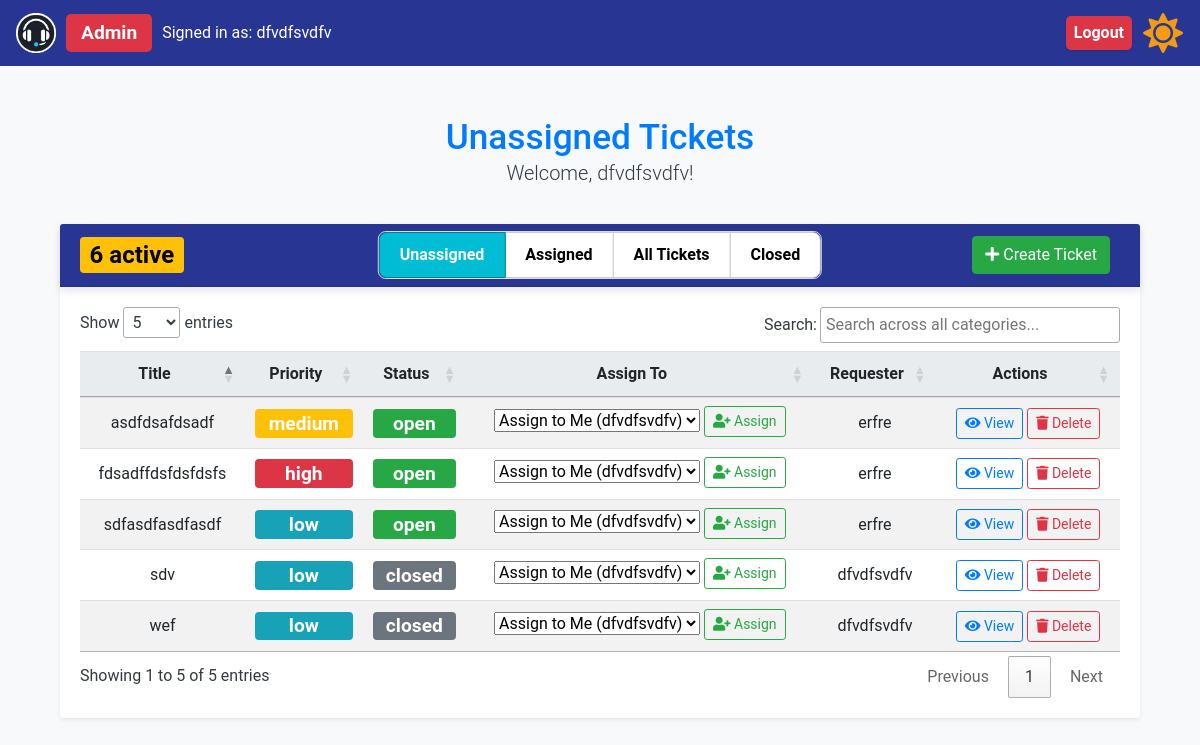
/unassigned_tickets (signed in), run on the app's committed database.
### app/models.py (models this page shows, shortened)
class User(UserMixin, db.Model):
    id = db.Column(db.Integer, primary_key=True)
    name = db.Column(db.String(150), nullable=False)
    email = db.Column(db.String(150), unique=True, nullable=False)
    password_hash = db.Column(db.String(150), nullable=False)
    role = db.Column(db.String(50), nullable=False)
    created_tickets = db.relationship(
        "Ticket",
        foreign_keys="Ticket.user_id",
        back_populates="creator",
        overlaps="assigned_tickets,comments",
    )
    assigned_tickets = db.relationship(
        "Ticket",
        foreign_keys="Ticket.assigned_to",
        back_populates="assignee",
        overlaps="created_tickets,comments",
    )
    user_comments = db.relationship(
        "Comment", back_populates="commenter", overlaps="commenter,comments"
    )

class Ticket(db.Model):
    id = db.Column(db.Integer, primary_key=True)
    title = db.Column(db.String(150), nullable=False)
    description = db.Column(db.Text, nullable=False)
    status = db.Column(db.String(50), nullable=False)
    priority = db.Column(db.String(50), nullable=False)
    created_at = db.Column(db.DateTime, default=lambda: datetime.now(timezone.utc))
    updated_at = db.Column(
        db.DateTime,
        default=lambda: datetime.now(timezone.utc),
        onupdate=lambda: datetime.now(timezone.utc),
    )
    assigned_to = db.Column(db.Integer, db.ForeignKey("user.id"))
    user_id = db.Column(db.Integer, db.ForeignKey("user.id"))
    creator = db.relationship(
        "User",
        foreign_keys=[user_id],
        back_populates="created_tickets",
        overlaps="assigned_tickets,comments",
    )
    assignee = db.relationship(
        "User",
        foreign_keys=[assigned_to],
        back_populates="assigned_tickets",
        overlaps="created_tickets,comments",
    )
    ticket_comments = db.relationship("Comment", back_populates="ticket")

### app/routes.py (the view, shortened to what this page needs)
@bp.route("/unassigned_tickets", methods=["GET", "POST"])
@login_required
def unassigned_tickets():
    if current_user.role != "support" and current_user.role != "admin":
        flash("Only support staff and admins can view this page.", "warning")
        return redirect(url_for("main.all_tickets"))
    unassigned_tickets = Ticket.query.filter_by(assigned_to=None).all()
    print(f"Unassigned tickets: {unassigned_tickets}")
    support_staff = User.query.filter(User.role.in_(["admin", "support"])).all()
    return render_template(
        "unassigned_tickets.html",
        unassigned_tickets=unassigned_tickets,
        support_staff=support_staff,
        view="unassigned",
    )

### app/__init__.py (called while the page is built)
def create_app(config=None):
    app = Flask(__name__, instance_relative_config=True)
    if config:
        app.config.from_object(config)
    else:
        app.config.from_pyfile("config.py")  # Default to development config
    db.init_app(app)
    login_manager.init_app(app)
    migrate.init_app(app, db)
    csrf.init_app(app)  # Initialize CSRF protection with the app
    moment.init_app(app)  # Initialize Flask-Moment with the app
    from .models import User  # Ensure User model is correctly defined
    @login_manager.user_loader
    def load_user(user_id):
        return User.query.get(int(user_id))
    from .routes import bp  # Ensure bp is defined as a Blueprint in routes.py
    app.register_blueprint(bp)
    return app

### app/routes.py (called while the page is built)
@bp.context_processor
def inject_open_tickets_count():
    open_tickets_count = Ticket.query.filter(
        Ticket.status.in_(["open", "in-progress"])
    ).count()
    if open_tickets_count > 10:
        badge_class = "badge-active-tickets-high"  # Red
    elif open_tickets_count > 5:
        badge_class = "badge-active-tickets-medium"  # Yellow
    elif open_tickets_count > 0:
        badge_class = "badge-active-tickets-low"  # Green
    else:
        badge_class = "badge-active-tickets-info"  # Blue or default color
    return {"open_tickets_count": open_tickets_count, "badge_class": badge_class}

### app/templates/unassigned_tickets.html (shortened to what this page needs)
{% extends "base.html" %}
{% block content %}
<div class="container mt-5">
  <div class="row mb-2">
    <div class="col-12 text-center">
      <h2 class="text-primary mb-0">Unassigned Tickets</h2>
      <p class="lead">Welcome, {{ current_user.name }}!</p>
    </div>
  </div>
  <div class="card shadow-sm">
    <div class="card-header bg-primary text-white d-flex justify-content-between align-items-center position-relative">
      <div class="d-flex align-items-center">
        <span class="badge {{ badge_class }}">
          {{ open_tickets_count }} active
        </span>
      </div>
      <div class="toggle-buttons">
        <div class="btn-group toggle-group" role="group" aria-label="Ticket Status Toggle">
          <a href="{{ url_for('main.unassigned_tickets') }}" class="btn btn-toggle {% if view == 'unassigned' %}active{% endif %}">
            Unassigned
          </a>
          <a href="{{ url_for('main.assigned_tickets') }}" class="btn btn-toggle {% if view == 'assigned' %}active{% endif %}">
            Assigned
          </a>
          {% if current_user.role == 'admin' %}
          <a href="{{ url_for('main.all_tickets') }}" class="btn btn-toggle {% if view == 'all' %}active{% endif %}">
            All Tickets
          </a>
          {% endif %}
          <a href="{{ url_for('main.closed_tickets') }}" class="btn btn-toggle {% if view == 'closed' %}active{% endif %}">
            Closed
          </a>
        </div>
      </div>
      <div class="ms-auto">
        <a class="btn btn-success" href="{{ url_for('main.create_ticket') }}">
          <i class="fas fa-plus"></i> Create Ticket
        </a>
      </div>
    </div>
    <div class="card-body">
      <table id="tickets-table" class="table table-striped table-hover">
        <thead>
          <tr>
            <th class="text-center">Title</th>
            <th class="text-center">Priority</th>
            <th class="text-center">Status</th>
            {% if current_user.role == 'admin' %}
            <th class="text-center">Assign To</th>
            {% endif %}
            <th class="text-center">Requester</th>
            <th class="text-center">Actions</th>
          </tr>
        </thead>
        <tbody>
          {% if unassigned_tickets|length == 0 %}
          <tr>
            <td class="text-center">-</td>
            <td class="text-center">-</td>
            <td class="text-center">-</td>
            {% if current_user.role == 'admin' %}
            <td class="text-center">-</td>
            {% endif %}
            <td class="text-center">-</td>
            <td class="text-center">No tickets available</td>
          </tr>
          {% else %}
          {% for ticket in unassigned_tickets %}
          <tr>
            <td class="text-center">{{ ticket.title }}</td>
            <td class="text-center">
              <span class="badge dashboard-badge priority-{{ ticket.priority }}">
                  {{ ticket.priority }}
              </span>
          </td>
          <td class="text-center">
            <span class="badge dashboard-badge status-{{ ticket.status }}">
              {{ ticket.status }}
              </span>
          </td>
            {% if current_user.role == 'admin' %}
            <td class="text-center">
              <form method="POST" action="{{ url_for('main.unassigned_tickets') }}">
                <select name="assigned_to" class="form-select form-select-sm mb-2">
                  <option value="{{ current_user.id }}">
                    Assign to Me ({{ current_user.name }})
                  </option>
                </select>
                <button type="submit" class="btn btn-outline-success btn-sm">
                  <i class="fas fa-user-plus"></i> Assign
                </button>
              </form>
            </td>
            {% endif %}
            <td class="text-center">{{ ticket.creator.name }}</td>
            <td class="text-center">
              <a href="{{ url_for('main.ticket_details', ticket_id=ticket.id) }}" class="btn btn-outline-primary btn-sm">
                <i class="fas fa-eye"></i> View
              </a>
              {% if current_user.role == 'admin' %}
              <form method="POST" action="{{ url_for('main.delete_ticket', ticket_id=ticket.id) }}" style="display: inline" onsubmit="return confirm('Are you sure you want to delete this ticket?');">
                <button type="submit" class="btn btn-outline-danger btn-sm">
                  <i class="fas fa-trash"></i> Delete
                </button>
              </form>
              {% endif %}
            </td>
          </tr>
          {% endfor %}
          {% endif %}
        </tbody>
      </table>
    </div>
  </div>
</div>
{% endblock %}

### app/templates/base.html (shortened to what this page needs)
<!DOCTYPE html>
<html lang="en">
  <head>
    <link
      href="https://stackpath.bootstrapcdn.com/bootstrap/4.5.2/css/bootstrap.min.css"
      rel="stylesheet"
    />
    <link
      href="https://cdn.datatables.net/1.13.4/css/jquery.dataTables.min.css"
      rel="stylesheet"
    />
    <link
      href="{{ url_for('static', filename='styles.css') }}"
      rel="stylesheet"
    />
    <link
      rel="stylesheet"
      href="https://cdnjs.cloudflare.com/ajax/libs/font-awesome/5.15.4/css/all.min.css"
    />
  </head>
  <body class="light-mode">
    <nav class="navbar navbar-expand-lg">
      <a class="navbar-brand" href="#">
        <img
          src="{{ url_for('static', filename='logo.png') }}"
          alt="Help Desk Logo"
          style="height: 40px"
        />
        {% if current_user.is_authenticated %}
        <div class="role-container">
          <span class="badge badge-role-{{ current_user.role}}"
            >{{ current_user.role.capitalize() }}</span
          >
          <span class="user-info">Signed in as: {{ current_user.name }}</span>
        </div>
        {% endif %}
      </a>
      <div class="collapse navbar-collapse" id="navbarNav">
        <ul class="navbar-nav ml-auto">
          {% if current_user.is_authenticated %}
          <li class="nav-item">
            <a class="nav-link logout-badge" href="{{ url_for('main.logout') }}"
              >Logout</a
            >
          </li>
          {% endif %}
          <li class="nav-item">
            <button id="theme-toggle-button" class="btn btn-link nav-link">
              <i id="theme-toggle-icon" class="fas fa-sun"></i>
            </button>
          </li>
        </ul>
      </div>
    </nav>
    <div class="container">{% block content %} {% endblock %}</div>
  </body>
</html>

### app/static/styles.css (style rules this page uses)
body { font-family: "Roboto", sans-serif; background-color: #f8f9fa; margin: 0; color: #343a40; }
.container { margin-top: 50px; }
h2 { color: #007bff; }
.table th, .table td { vertical-align: middle; }
.table th { background-color: #e9ecef; }
.card { border: none; margin-top: 20px; box-shadow: 0 4px 8px rgba(0, 0, 0, 0.1); }
.card-header { background-color: #283593 !important; color: #ffffff; font-size: 1.25rem; font-weight: 500; box-shadow: 0 4px 8px rgba(0, 0, 0, 0.1); display: flex; justify-content: space-between; align-items: center; position: relative; }
.btn-primary, .btn-secondary, .btn-success, .btn-warning { margin-right: 10px; }
.btn-success { background-color: #28a745; border-color: #28a745; margin-left: auto; }
.btn-outline-primary { border-color: #007bff; color: #007bff; }
.badge { font-size: 1.2em; }
.text-primary { color: #007bff !important; font-size: 2.2em; }
.navbar { background-color: #283593; }
.navbar .navbar-brand, .navbar .nav-link { color: #ffffff; }
.navbar-brand { display: flex; align-items: center; }
#theme-toggle-button { font-size: 1.5rem; cursor: pointer; height: 40px; display: flex; align-items: center; justify-content: center; padding: 0; margin: 0; margin-left: 10px; }
#theme-toggle-button .fas { transition: color 0.3s ease; font-size: 40px; line-height: 40px; }
.toggle-buttons { position: absolute; left: 50%; transform: translateX(-50%); }
.ms-auto { margin-left: auto; }
body.light-mode #theme-toggle-icon { color: #f39c12; }
.toggle-group { border: 1px solid #ddd; border-radius: 8px; overflow: hidden; display: inline-flex; }
.btn-toggle { background-color: white; color: black; padding: 10px 20px; border: 1px solid #ccc; border-radius: 0; font-weight: bold; cursor: pointer; transition: background-color 0.3s ease, color 0.3s ease; text-decoration: none; }
.btn-toggle.active { background-color: #00bcd4; color: white; border-color: #00838f; }
.toggle-group .btn-toggle:first-child { border-top-left-radius: 8px; border-bottom-left-radius: 8px; }
.toggle-group .btn-toggle:last-child { border-top-right-radius: 8px; border-bottom-right-radius: 8px; }
.logout-badge { cursor: pointer; transition: transform 0.2s, box-shadow 0.2s; display: inline-flex; align-items: center; padding: 5px 10px; border-radius: 5px; box-shadow: 0 1px 3px rgba(0, 0, 0, 0.1); white-space: nowrap; justify-content: space-between; color: #fff; background-color: #dc3545; text-decoration: none; margin-left: auto; font-weight: bold; }
.navbar-nav { display: flex; align-items: center; }
.role-container { display: flex; align-items: center; }
.user-info { color: white; font-size: 1rem; font-weight: 400; }
.role-container .badge { display: inline-block; }
.badge-role-admin, .badge-role-support, .badge-role-regular { padding: 0 15px; border-radius: 5px; font-weight: bold; font-size: 1.2rem; margin-right: 10px; margin-left: 10px; height: 38px; display: flex; align-items: center; justify-content: center; line-height: 38px; text-align: center; }
.badge-role-admin { background-color: #dc3545; }
.badge-active-tickets-medium { background-color: #ffc107; color: black; }
.dashboard-badge { transition: none; transform: none; pointer-events: none; cursor: default; display: block; width: 100%; text-align: center; color: white; }
.priority-high { background-color: #dc3545; }
.priority-medium { background-color: #ffc107; }
.priority-low { background-color: #17a2b8; }
.status-open { background-color: #28a745; }
.status-closed { background-color: #6c757d; }

### data on the page
User: role "Admin", name "dfvdfsvdfv"
Ticket: title "sdv", priority "low", status "closed", creator.name "dfvdfsvdfv"
Ticket: title "wef", priority "low", status "closed", creator.name "dfvdfsvdfv"
Ticket: title "sdfasdfasdfasdf", priority "low", status "open", creator.name "erfre"
Ticket: title "asdfdsafdsadf", priority "medium", status "open", creator.name "erfre"
Ticket: title "fdsadffdsfdsfdsfs", priority "high", status "open", creator.name "erfre"

### other printed values
{{ open_tickets_count }} "6"
